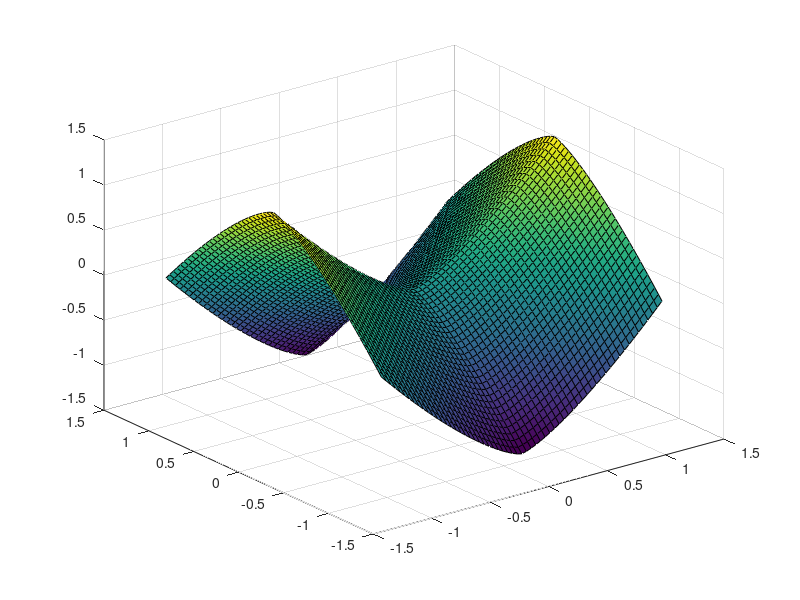

The MATLAB script that drew this image: (Note: this script raises an error after producing the figure.)
% This code numerically computes the first Eigenfunction of the
% infinity Laplacian operator on the unit square [-1 1]^2 for given
% boundary conditions.
% @authors: Farid Bozorgnia, Daniel Tenbrinck
% @date: 08/10/16

% tidy up workspace
clear; close all;

% start time measurement
tic

% initialize necessary parameters
reg_accur = 1e-07;
max_iterations = 1000;
samples = 50;
neighborhood_size = 11;
stencil_shape = 'full'; % valid names: diamond, full, square

% compute radius of neighborhood
nb_half = floor(neighborhood_size/2);

% initialize grid on unit square [-1 1]^2 according to amount of sample
% points
step_size = 2 / samples;
[x,y] = meshgrid(linspace(-1-step_size*nb_half,1+step_size*nb_half,samples+neighborhood_size));
% x = (x+1)/2;
% y = (y+1)/2;

% initialize ground truth
% f = x.^3-3*x.*y.^2;
f = abs(x).^(4/3) - abs(y).^(4/3);

% Z1 = sqrt(x.^2 + (y-0.5).^2);
% Z2 = sqrt((x-1).^2 + (y-0.5).^2);
% f = 0.5*(Z1-Z2+1);

% set boundary values by defining function on whole domain and erasing
% inner part then
p1 = f;
% p1(nb_half+1:end-nb_half,nb_half+1:end-nb_half) = 0;

% visualize boundary conditions
figure(1); surf(x,y,p1);
pause(0.01);

% initialize matrix of values
values = zeros(neighborhood_size^2 * (floor(neighborhood_size^2/2) - 1), prod(size(p1) - 2*[nb_half nb_half]));

% initialize matrix for new values of p1
hh = zeros(1,size(values,2));

% building the distance function for a specified 5x5 stencil
distance = generate_stencil(neighborhood_size, step_size, stencil_shape);

% initialize stopping criterions
rel_change = 1;
iteration = 1;

% initialize containers
rel_changes = zeros(1,max_iterations);
L2_error = rel_changes;

% iterate until convergence or maximum number of iterations is reached
while rel_change > reg_accur && iteration <= max_iterations
    
    % generate patches for each pixel as columns
    patches = im2col(p1, [neighborhood_size neighborhood_size], 'sliding');
    
    % compute values abs( (v(k) - v(l) )/( d(k)+d(l) )
    for i = 1:floor(neighborhood_size^2/2) - 1
        values( 1+(i-1)*neighborhood_size^2:i*neighborhood_size^2, :) = abs(patches - circshift(patches,[i,0])) ./ ...
            repmat(distance' + circshift(distance',[i,0]), [1 size(patches,2)] );
    end
    
    % compute maximum values in each column
    max_values = max(values, [], 1);
    
    % get indices of corresponding rows (not necessarily unique!)
    indices = zeros(1,size(patches,2));
    for i = 1:size(patches,2)
        candidates = find(values(:,i) == max_values(i));
        indices(i) = candidates(1); % choose the first candidate
    end
    
    % determine corresponding index pair within neighborhood
    index_pairs = zeros(2,size(indices,2));
    index_pair1 = mod(indices,neighborhood_size^2);
    index_pair1(index_pair1 == 0) = neighborhood_size^2;
    index_pair2 = mod(index_pair1 - floor(indices / neighborhood_size^2) - 1, neighborhood_size^2);
    index_pair2(index_pair2 == 0) = neighborhood_size^2;
    index_pairs(1,:) = index_pair1;
    index_pairs(2,:) = index_pair2;
    
    % compute new values of p1 as hh = (v(k1)*d(k2)+ v(k2)*d(k1))/(d(k1)+d(k2))
    % -> this corresponds to u* in the Oberman discretization
    for i = 1:size(patches,2)
        hh(i) = ( patches(index_pairs(1,i),i) * distance(index_pairs(2,i)) + ...
            patches(index_pairs(2,i),i) * distance(index_pairs(1,i)) ) / ...
            (distance(index_pairs(1,i)) + distance(index_pairs(2,i)));
    end
    hh = reshape(hh, size(p1) - 2*[nb_half nb_half]);
      
    % compute relative change between two iterations
    rel_change = norm(p1(nb_half+1:end-nb_half,nb_half+1:end-nb_half) - hh);
    rel_changes(iteration) = rel_change;
      
    % update p1
    p1(nb_half+1:end-nb_half,nb_half+1:end-nb_half) = hh;
    surf(p1); drawnow;
    % compute L2 error of approximation to ground truth
    L2_error(iteration) = norm(p1(:) - f(:));
    
    % increase iteration counter
    iteration = iteration + 1;
    
end

% visualize result
figure(1); surf(x,y,p1);
pause(0.1);

% restrict plots to performed iterations
L2_error = L2_error(1:iteration-1);
rel_changes = rel_changes(1:iteration-1);

% show relative errors
figure; plot(L2_error);
figure; plot(rel_changes);

max(abs(f(:) - p1(:)))
L2_error(iteration-1)

% stop time measurement
toc